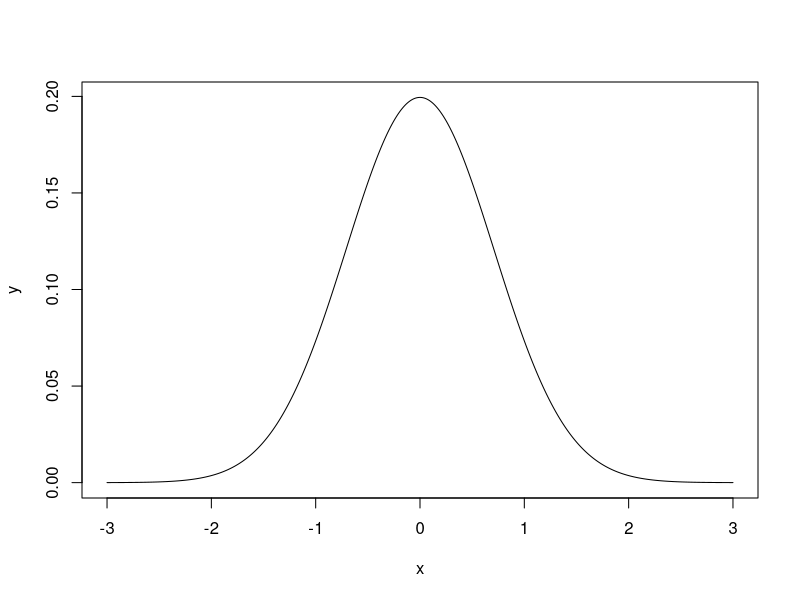

Write the R code that produced this figure.
#Lecture 2
#變數變換
u = 0.1
v = 0.3
a = 0.5
c = (u^(-a)+v^(-a)-1)^(-1/a)

g=exp(((-log(u)^a)+(-log(v)^a))^(1/a))


x = seq(-3,3,length=100)
x = seq(-3,3,by=0.01)
mu = 0
sigma = 1
y = (1/sqrt(2*pi))*(1*sigma)*(exp(-(x-mu)^2)/(2*sigma))
plot(x,y,type = "l")

#判斷語法
x = rnorm(100, 0, 1)
z = sort(x)
#we keep x only when x>0
x[x>0]
#we select only the 5th element
x[5]
#only select odd elements
x[]
#delet 1:5
x[-(1:5)]
x[-c(1:5)]

#how to use and(&) 、or(|) (determine)
x>0 & x<2  #in sum (0<x<2)
#absolute |x| >2
x>2 | x<(-2)
sum(x[x>2 | x<(-2)])








